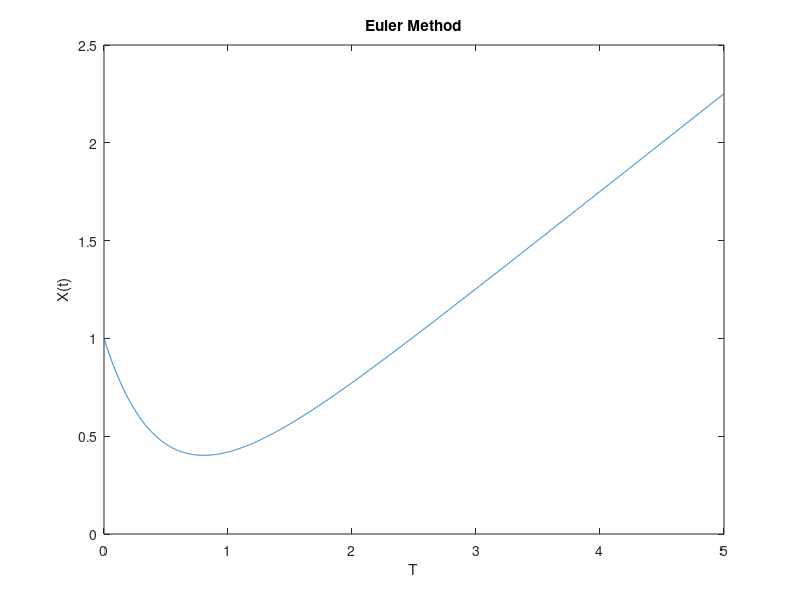

This chart was generated by the following MATLAB code:
clear;

% coefficients of the equation : ax' = bx + ct
a=1; b=-2; c=1;

% initial and final times
tinit = 0; tmax = 5;

% the number of times
maxt = 3000; dt = (tmax-tinit)/maxt;

% initial condition
x(1) = 1; t(1) = tinit;

% time loop
for j = 1:maxt
    x(j+1) = x(j) + dt*((b*x(j) + c*(j)*dt)/a);
    t(j+1) = tinit + j*dt;
end

% figure
plot(t,x);
title('Euler Method');
xlabel('T')
ylabel('X(t)')
